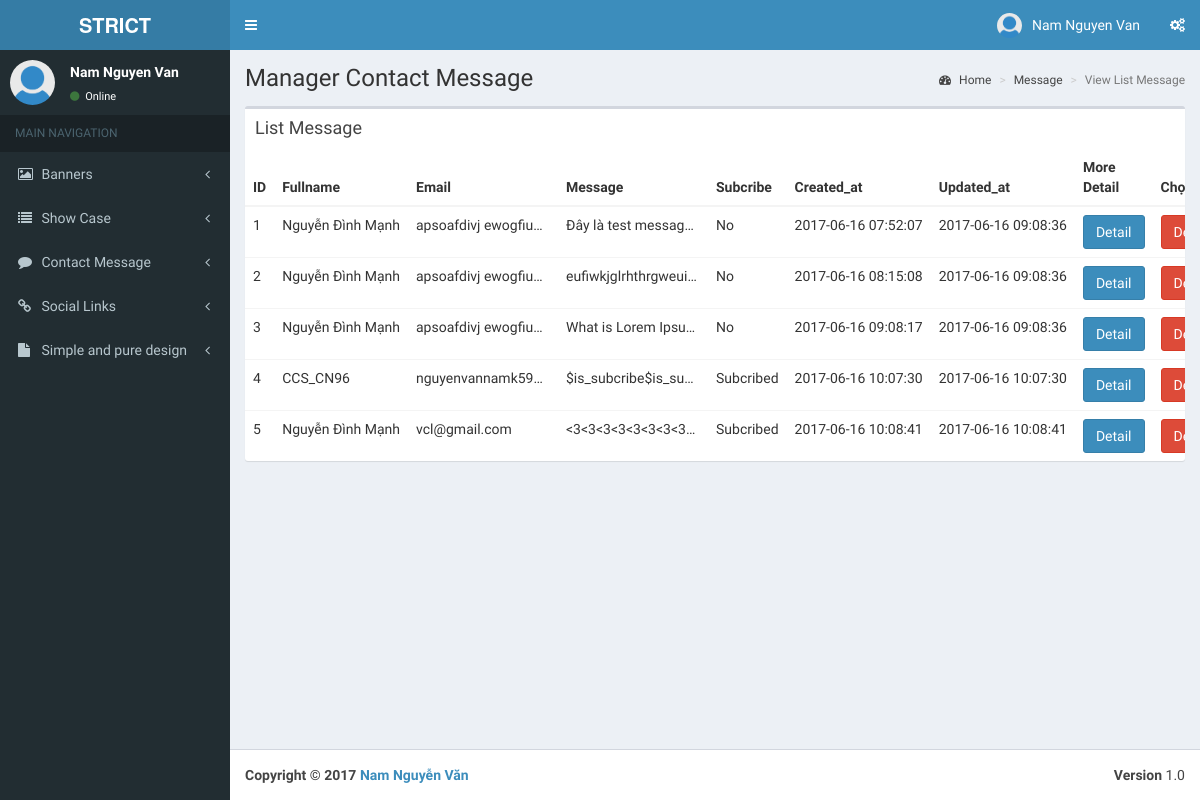
Page /views/admin.php?feature=contact (signed in) on the committed database.
### tables this page shows
CREATE TABLE `contact_message` (
  `message_id` int(11) NOT NULL,
  `fullname` varchar(255) NOT NULL,
  `email` varchar(255) NOT NULL,
  `message` text NOT NULL,
  `is_subcribe` tinyint(1) NOT NULL DEFAULT '0',
  `created_at` timestamp NOT NULL DEFAULT CURRENT_TIMESTAMP,
  `updated_at` timestamp NOT NULL DEFAULT CURRENT_TIMESTAMP
);

### views/pagination/pagination.php (called while the page is built, shortened)
<?php
    class Pagination{
        protected $config = array(
            'current_page' => 1,
            'total_record' => 1,
            'total_page' => 1,
            'limit' => 0,
            'range' => 1,
            'min' => 0,
            'max' => 1,
            'start' => 0,
            'link_first' => '',
            'link_full' => '',
        );
        function get_config($_parameter)
        {
            return $this->config[$_parameter];
        }
        function init($_config = array())
        {
            foreach ($_config as $key => $value)
            {
                if(isset($this->config[$key])){
                    $this->config[$key] = $value;
                }
            }
            $this->config['total_page'] = ceil($this->config['total_record']/$this->config['limit']);
            $this->config['start'] = ($this->config['current_page']-1)*$this->config['limit'];
            if ($this->config['total_page'] < $this->config['range']){
                $this->config['min'] = 1;
                $this->config['max'] = $this->config['total_page'];
            }
        }
    }
?>

### views/pagination/db_function.php (called while the page is built, shortened)
<?php
function get_all_record($conn, $table, $limit, $start){
    $queryData = $conn->prepare("SELECT * FROM $table LIMIT $start, $limit");
    $queryData->execute();
    $result = $queryData->fetchAll();
    $arr = array();
    foreach ($result as $row)
    {
        $arr[] = $row;
    }
    return json_encode($arr);
}
?>

### views/Contents/contact/contact.php (the view, shortened to what this page needs)
<?php
    include_once "./pagination/pagination.php";
    include_once "./pagination/db_function.php";
    $array = array(
        'current_page' => isset($_GET['page']) ? $_GET['page'] : '1',
        'total_record' => get_total_number($conn,'message_id','contact_message'),
        'limit' => 5,
        'range' => 10,
        'link_full' => "./admin.php?feature=contact&page={page}",
        'link_first' => "./admin.php?feature=contact",
    );
    $paging = new Pagination();
    $paging->init($array);
    $limit = $paging->get_config('limit');
    $start = $paging->get_config('start');
    $member = json_decode(get_all_record($conn,'contact_message',$limit,$start));
?>
    <div class="content-wrapper">
        <section class="content-header">
            <h1>
                Manager Contact Message
            </h1>
            <ol class="breadcrumb">
                <li><a href="./admin.php"><i class="fa fa-dashboard"></i> Home</a></li>
                <li><a href="#" readonly>Message</a></li>
                <li class="active">View List Message</li>
            </ol>
        </section>
        <section class="content">
            <div class="row">
                <div class="col-xs-12">
                    <div class="box">
                        <div class="box-header">
                            <h3 class="box-title">List Message</h3>
                        </div>
                        <div class="box-body table-responsive no-padding">
                            <table class="table table-hover">
                                <thead>
                                <th>ID</th>
                                <th>Fullname</th>
                                <th style="width: 13%">Email</th>
                                <th style="width: 25%">Message</th>
                                <th>Subcribe</th>
                                <th>Created_at</th>
                                <th>Updated_at</th>
                                <th>More Detail</th>
                                <th>Chọn xóa</th>
                                </thead>
                                <tbody>
                                <?php
                                foreach ($member as $value) {
                                    ?>
                                    <tr style="">
                                        <td class="message_id-form"><?=$value->message_id?></td>
                                        <td class="fullname-form"><?=$value->fullname?></td>
                                        <td class="email-form" style="word-break: break-all"><?=$value->email?></td>
                                        <td class="message-form" style="text-overflow: ellipsis; overflow: hidden"><?=$value->message?></td>
                                        <td class="is_subcribe-form">
                                            <?php
                                                if($value->is_subcribe == 0)
                                                {
                                                    echo "No";
                                                }
                                                else{
                                                    echo "Subcribed";
                                                }
                                            ?>
                                        </td>
                                        <td><?= $value->created_at?></td>
                                        <td><?= $value->updated_at?></td>
                                        <td><button class="btn btn-primary btn-md modify-btn" data-toggle="modal" data-target="#myModal" aria-hidden="true">Detail</button></td>
                                        <td><a onclick=" return confirm('Are you sure ?')" class="btn btn-danger btn-md" href="./Contents/contact/delete.php?message_id=<?=$value->message_id?>">Delete</a></td>
                                    </tr>
                                    <?php
                                }
                                ?>
                                </tbody>
                            </table>
                        </div>
                    </div>
                </div>
            </div>
        </section>
    </div>

### views/admin.php (style rules this page uses)
td { max-width: 150px; white-space: nowrap; overflow: hidden; text-overflow: ellipsis; }

### rows in the picture
contact_message: message_id "1", fullname "Nguyễn Đình Mạnh", email "apsoafdivj ewogfiu…", message "Đây là test messag…", is_subcribe "No", created_at "2017-06-16 07:52:07", updated_at "2017-06-16 09:08:36"
contact_message: message_id "2", fullname "Nguyễn Đình Mạnh", email "apsoafdivj ewogfiu…", message "eufiwkjglrhthrgweui…", is_subcribe "No", created_at "2017-06-16 08:15:08", updated_at "2017-06-16 09:08:36"
contact_message: message_id "3", fullname "Nguyễn Đình Mạnh", email "apsoafdivj ewogfiu…", message "What is Lorem Ipsu…", is_subcribe "No", created_at "2017-06-16 09:08:17", updated_at "2017-06-16 09:08:36"
contact_message: message_id "4", fullname "CCS_CN96", email "nguyenvannamk59…", message "$is_subcribe$is_su…", is_subcribe "Subcribed", created_at "2017-06-16 10:07:30", updated_at "2017-06-16 10:07:30"
contact_message: message_id "5", fullname "Nguyễn Đình Mạnh", email "vcl@gmail.com", message "<3<3<3<3<3<3<3<3…", is_subcribe "Subcribed", created_at "2017-06-16 10:08:41", updated_at "2017-06-16 10:08:41"

### other values in the picture
$_SESSION['LOGIN_USER']['user_name'] "Nam Nguyen Van"
